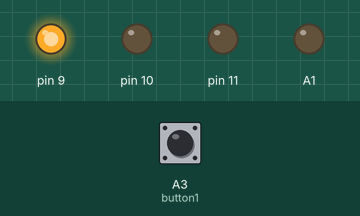
Simulated run of this sketch. Board: Arduino Uno, built with avr-gcc and run on an emulated ATmega328P. Parts: output pins drawn as LEDs (lit = HIGH). Inputs (shaded band) come from the test bench; at power-on: A3 (button1) LOW. Pins used as bus, display or sensor lines are not drawn.

Above: at 1.2 s.
1.3 s: A3 (button1) pulled HIGH for 0.15 s
At 2.0 s:
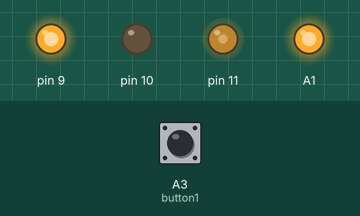
3.0 s: A3 (button1) pulled HIGH for 1 s
At 3.77 s:
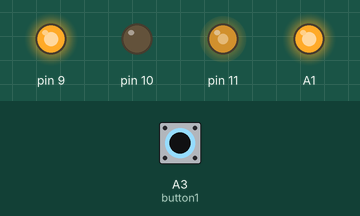
5.5 s: A3 (button1) pulled HIGH for 0.15 s
At 5.71 s:
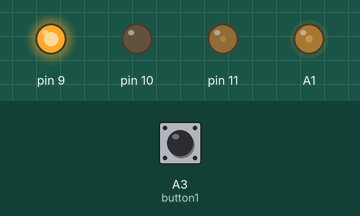
Timing chart, 0 to 8.5 s (numbered marks = the images above; inputs shaded):
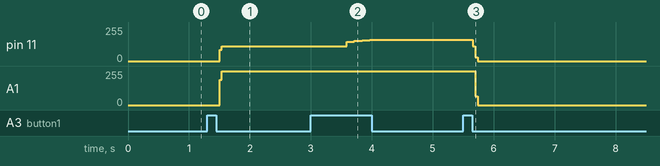

The sketch:

compactFan2.ino
```cpp
//to do :
//解决休眠时间只有50%，跑一个时间间隔才能再次sleep的问题

/*引脚说明：*/
/*
9 - 按钮的vcc
11 - pwm
13 - 风扇变速led
a1 - 风扇开关
a3 - 按钮感知
*/
/*全局变量*/
#include <avr/wdt.h>
#include <avr/sleep.h>

bool direction = 1 ; //风扇速度变更的方向，0 : will go down; 1 : will go up .

/**按钮类说明：按钮经消抖后分为0，1，2，3，4 共5个状态，分别对应：
未按下、短按、（从单击）弹起、长按下、（从长按）弹起。
消抖方式是：连续四次读取输入引脚，均判定为高电平，此时修改状态为“1”
**/
class Button{
public:
    unsigned short role , repeated ; //本轮是否读取按钮，按钮连续按下周期数。按钮是否被按下过（去抖动），。
    unsigned short stat ; //按钮是否被点击（去抖动），0 : not clicked ; 1 : clicked ; 2 : released from click ;3: released from press  ;
    int pin ;   //按钮分配的读取引脚
    Button( int ipin ) {
        pin = ipin ;
        pinMode ( pin , INPUT ) ;
        role = 0 ;
        stat = 0 ;
        repeated = 0 ;
        digitalWrite ( 9, HIGH ) ; //开启按钮的输入电压
    }
    void update () {
        role ++ ;
        if (role == 25 ) {
            role -= 25 ;
            scanButton () ;//update button
        }
    }   //update () is called every 1.024 ms , in every loop it checks whether it's time to update button's stat .
    void scanButton () {
        if ( digitalRead ( pin ) == HIGH ) {
            repeated ++ ;
            if ( (repeated > 3 ) && ( repeated < 20 ) ) {
                stat = 1 ;
            } //clicked
            else if ( repeated > 19 ) {
                stat = 3 ;
            }
        }//clicked or pressed in this loop
        else
        if ( stat == 1 ){
            stat = 2 ;
            repeated = 0 ;

        }//released from click ;
        else
        if ( stat == 2 ) {
            stat = 0 ;
            repeated = 0 ;
        }//clear stat 2
        else
        if ( stat == 3 ) {
            stat = 4 ;
            repeated = 0 ;
        }//released from press ;
        else
        if ( stat == 4 ) {
            stat = 0 ;
            direction = !direction ; /// 作用于风扇的方向，取反。
        }//clear stat 4 ;

    }//检测按钮状态
    int getStat () {
        return stat ;
    }//get the button's stat.

};

class Fan {
private :
    unsigned short dutyCycle , minDuty , isUp;      //为寄存器赋值的占空比，最低占空比，是否正在运行
    float realduty , k ;                            //用来计算的占空比,变速斜率
    unsigned long  prevMil , curMil , interval ;    //统计调用间隔
    //unsigned short atBottom , atTop ;             //风扇功率是否达到最低/最高
    int pin , cont , PRT ;                          //风扇的控速脚,风扇的开关脚，功率响应时间
public :
    Fan ( int pwmPin , int controlPin , unsigned short miniDuty , int PowerResponseTime )
    {//风扇控速脚、最低占空比、速度从最低到最高的响应时间(ms)
        pin = pwmPin ;
        cont = controlPin ;         //引脚
        digitalWrite ( cont , LOW ) ;

        dutyCycle = 0 ;
        realduty  = 0 ;
        minDuty = miniDuty ;        //占空比

        PRT = PowerResponseTime ;
        k = 255.0/PRT ;
        interval = 0 ;              //计算变速的速度

        isUp = 0 ;                  //风扇开关
    }
    void update ( ) {

        prevMil = curMil ;
        curMil = millis();
        interval = curMil - prevMil ;

    }//刷新两次调用之间的间隔
    short up ( ) {

        if ( isUp == 0 ) { return 0 ; }
        realduty += 2 * k * interval ;
        if ( realduty >= 255 ) {         //不设为256，风扇最大值会限制在奇怪的254.
            realduty = 255 ;
            OCR2A = realduty ;
            return 0 ;
        }else{
            dutyCycle = (unsigned short)realduty ;
            OCR2A = dutyCycle ;
            return 1 ;
        }

    }
    short down ( ) {
        if ( isUp == 0 ) { return 0 ; }
        realduty -= k * interval ;
        if ( realduty < minDuty ) {
            realduty = minDuty ;
            return 0 ;
        }
        dutyCycle = (unsigned short)realduty ;
        OCR2A = dutyCycle ;
        return 1 ;
    }
    void shutdown ( ) {

        isUp = 0 ;
        digitalWrite ( cont , LOW ) ;
        dutyCycle = 0 ;
        realduty = 0 ;
        OCR2A = dutyCycle ;

    }
    void startup  ( ) {

        isUp = 1 ;
        direction = 1;
        digitalWrite ( cont , HIGH ) ;
        dutyCycle = minDuty ;
        realduty = minDuty ;
        OCR2A = dutyCycle ;

    }

    unsigned short getStat ( ) {
        return isUp ;
    }
};

class Flasher {
public:
    int pin ; //闪光灯链连接的引脚
    short stat ; //现在是否点亮
    Flasher ( int ipin ) {
        pin = ipin ;
        pinMode ( pin , OUTPUT ) ;
        digitalWrite ( pin , LOW ) ;
        stat = 0 ;
    }
    void write ( int result ) {
        if ( result ) {
            digitalWrite ( pin , HIGH ) ;
            stat = 1 ;
        }
        else {
            digitalWrite ( pin , LOW ) ;
            stat = 0 ;
        }
    }
};

class EnergySaver {

public:
    unsigned long passes ; //休眠时间，以wdt唤醒次数计。
    unsigned short stat , toSleep ; //
    EnergySaver( ) {
        setTime(3) ;
        passes = 0 ;
        stat = 0 ;
        toSleep = 0 ;
    }
    void setTime ( int mode ) {

        byte bb;

        if (mode > 9 )
            mode=9;
        bb=mode & 7;
        if (mode > 7)
            bb|= (1<<5);
        bb|= (1<<WDCE);

        MCUSR &= ~(1<<WDRF);
        // start timed sequence
        WDTCSR |= (1<<WDCE) | (1<<WDE);
        // set new watchdog timeout value
        WDTCSR = bb;
        WDTCSR |= _BV(WDIE);
    }//mode: 0=16ms, 1=32ms,2=64ms,3=128ms,4=250ms,5=500ms, 6=1 sec,7=2 sec, 8=4 sec, 9= 8sec ;every [mode] will call ISR(WDT_vect) once .

    void update( int FanIsRunning ) {
        if ( FanIsRunning ) {
            passes = 0 ;
        }
        else {
            passes ++ ;
        }

        if ( passes < 96 ) {
            stat = 0 ;
        }//风扇运行中：不休眠
        else if ( passes < 180 ) {
            stat = 1 ;
        }//风扇已停运2分钟：进行8/s的唤醒
        else if ( passes < 220 ) {
            stat = 2 ;
        }//风扇已停运10分钟：进行4/s的唤醒
        else {
            stat = 3 ;
        }//风扇已停运60分钟：进行1/s的唤醒
    }
    void reset () { passes = 0 ; }

    int getStat () { return stat ; }

    void powerdown_avr(){
      set_sleep_mode(SLEEP_MODE_PWR_DOWN  ); // sleep mode is set here
      sleep_enable();
      sleep_mode();                        // System sleeps here
    }
};

class Int1ms {
private:

    unsigned long startTime , endTime ;
    int role  ; //500ms 内的顺序，用于取模。

public:

    Int1ms() {
        startTime = 0 ;
        endTime = 0 ;
        role = 0 ;
    }
    void begin () {
        startTime = micros () ;
    }
    void end () {
        endTime = micros () ;
    }
    unsigned long getDuration () {
        return endTime - startTime ;
    }
};

///---------------------------------------------------------///
/*类的声明*/
Button button1(A3) ;
Int1ms timer0 ;
Fan fan1(11 , A1 , 112 , 15000 ) ;
Flasher L13 (13) ;
EnergySaver sleeper1 ;

/*主程序*/

void everyms () {

    button1. update() ;                     //更新按钮状态

    if ( button1.getStat() == 3 ) {
        if ( direction == 0 )
            L13.write ( fan1.down() ) ;           //减速
        else
            L13.write ( fan1.up  () ) ;             //加速
    }                                       //长按

    else if (button1.getStat() == 2 ) {
        if ( fan1.getStat() == 1 ){
            fan1.shutdown();        //关机
        }
        else{
            fan1.startup ();        //开机
        }
    }                                       //单击

    else {
        L13.write ( 0 ) ;
    }                                       //没按键
    fan1.update() ;

}

SIGNAL ( TIMER0_COMPA_vect ) {
    timer0 . begin ( ) ;
    everyms ( ) ;
    timer0 . end   ( ) ;
}//this signal is called every 1.024 ms , all control logics are written here .

ISR(WDT_vect){

    //Serial.print(sleeper1.stat);
    //Serial.print(" WDT ");
    //Serial.println(sleeper1.passes);

    digitalWrite ( 13,HIGH ) ;
    if (digitalRead (A3) == HIGH ) {
        sleeper1.reset();
		sleeper1.toSleep = 0 ;
		sleeper1.setTime(3);
    }
    else {
        sleeper1.update(fan1.getStat());
        if ( sleeper1.getStat() == 0 ) {
            if(fan1.getStat() == 1)
                sleeper1.setTime(6);
            else
                sleeper1.setTime(3);
        }//风扇运行中
        else if ( sleeper1.getStat() == 1 ) {
            sleeper1.setTime(3);//  8/s
            sleeper1.toSleep = 1 ;
        }//风扇停转2分钟
        else if ( sleeper1.getStat() == 2 ) {
            sleeper1.setTime(4);//  4/s
            sleeper1.toSleep = 1 ;
        }//风扇停转10分钟
        else if ( sleeper1.getStat() == 3 ) {
            sleeper1.setTime(6);//  1/s
            sleeper1.toSleep = 1 ;
        }//风扇停转60分钟
    }
    delayMicroseconds(10);
    digitalWrite (13,LOW);

}

void setup() {

    /*配置1ms中断事件*/
    //Serial.begin ( 115200 ) ;
    OCR0A = 0xAF;
    TIMSK0 |= _BV(OCIE0A);

    /*
    配置11引脚风扇PWM输出，COM2A-10;WGM2-001;CS2-001;
    ；相位修正pwm；时钟直入31khz；
    欲使用3引脚，需配置COM2B，OCR2B.
    */
    TCCR2A = 0x91 ;
    TCCR2B = 0x01 ;
    pinMode (9,OUTPUT) ;
    pinMode (10,OUTPUT) ;
    pinMode (11,OUTPUT) ;
    pinMode (A1,OUTPUT) ;
    OCR2A = 0 ;

    /*节能*/
    ACSR |=_BV(ACD);//OFF ACD
    ADCSRA=0;//OFF ADC

    //Serial.begin(115200);
}

void loop() {
    while ( sleeper1.toSleep == 1 ) {
        //Serial.println("Go to sleep");
        //delay(5);
        sleeper1.powerdown_avr() ;
        //Serial.println("wakeup");
    }
}
```

Measured:
- after the input at 1.3 s, pin 11: 0/255 → 112/255 after 0.20 s; A1: 0/255 → 255/255 after 0.20 s
- after the input at 3.0 s, pin 11: 112/255 → 146/255 after 0.59 s, → 151/255 0.13 s later, → 155/255 0.13 s later, → 159/255 0.13 s later
- after the input at 5.5 s, pin 11: 159/255 → 0/255 after 0.16 s; A1: 255/255 → 0/255 after 0.20 s
